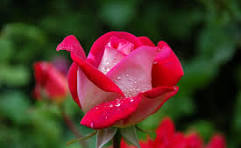
#> input picture data/test.jpeg, 241 x 148 px
$ python image_processing.py
#> lines starting #> are read from the running program, lines starting #| are printed output that depends on the picture; after the words box and inside, x2 and y2 are one past the last pixel; in counts of white or black regions, pixels touching at a corner belong together
import cv2
import os

# Get the folder where THIS script is located
script_dir = os.path.dirname(os.path.abspath(__file__))

# Build path to:  ../data/test.jpeg
img_path = os.path.join(script_dir, "..", "data", "test.jpeg")
img_path = os.path.abspath(img_path)  # Normalize the path

print("Loading image from:", img_path)

# Load image
img = cv2.imread(img_path)
#> img is the input picture: shape (148, 241, 3); mean B, G, R 39.5, 52.5, 82.8
if img is None:
    raise FileNotFoundError(f"Could not load image at: {img_path}")

# Image processing
blurred = cv2.GaussianBlur(img, (15, 15), 0)
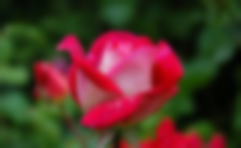
#> blurred: shape (148, 241, 3); mean B, G, R 39.5, 52.5, 82.8
edges = cv2.Canny(img, 100, 200)
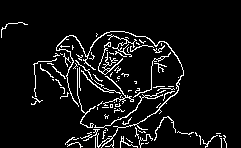
#> edges: shape (148, 241); 7.1% white in thin lines or dots, all inside (x1, y1, x2, y2) = (1, 22, 227, 148)

# Display
cv2.imshow("Original", img)
cv2.imshow("Blurred", blurred)
cv2.imshow("Edges", edges)

cv2.waitKey(0)
cv2.destroyAllWindows()
